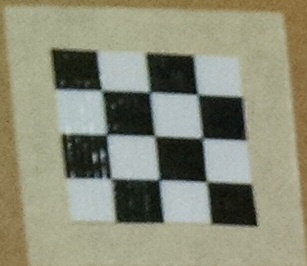
#> input picture materials/checkerboard.jpg, 307 x 266 px
$ python findingCheckeredCorners.py   (Python 2 division)
#> lines starting #> are read from the running program, lines starting #| are printed output that depends on the picture; after the words box and inside, x2 and y2 are one past the last pixel; in counts of white or black regions, pixels touching at a corner belong together
import numpy as np
import cv2
from matplotlib import pyplot as plt

img = cv2.imread('checkerboard.jpg')
#> img is the input picture: shape (266, 307, 3); mean B, G, R 120.6, 140.4, 139.9
gray = cv2.cvtColor(img,cv2.COLOR_BGR2GRAY)
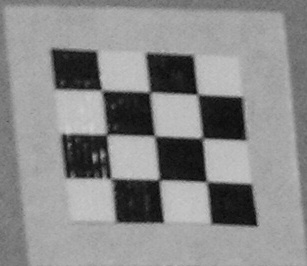
#> gray: shape (266, 307); min 7, max 211, mean 138

corners = cv2.goodFeaturesToTrack(gray,3,0.05,10)
#> corners = [[255, 224], [109, 177], [153, 134]]
corners = np.int0(corners)


for i in corners:
    x,y = i.ravel()
    print x,y
    cv2.circle(img,(x,y),3,255,-1)
#> this loop made 3 passes
#| 255 224
#| 109 177
#| 153 134
#> img: shape (266, 307, 3); 0.11% of pixels changed, all inside (x1, y1, x2, y2) = (106, 131, 259, 228)

plt.imshow(img),plt.show()
